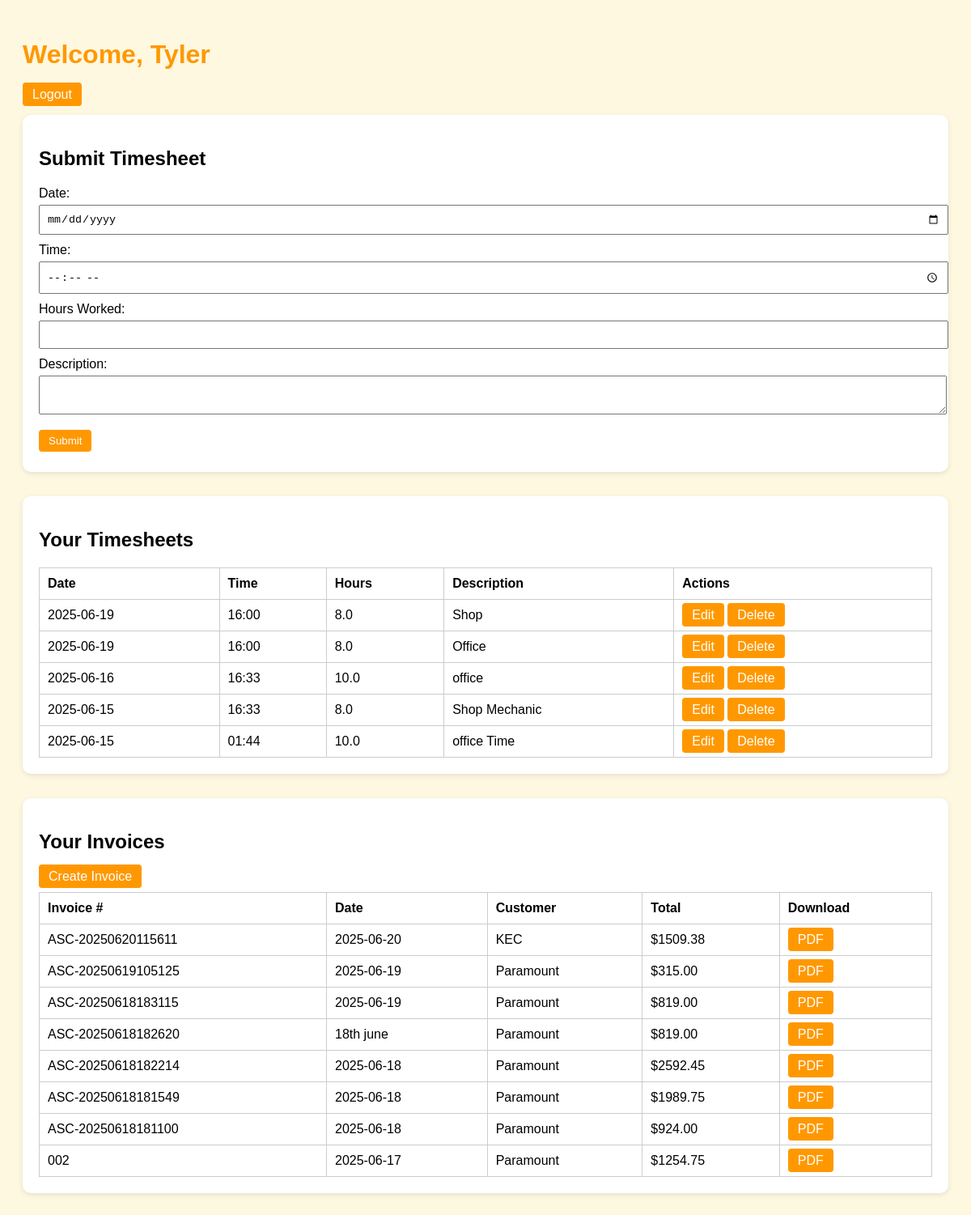
Before: /dashboard (signed in) with the older database file.
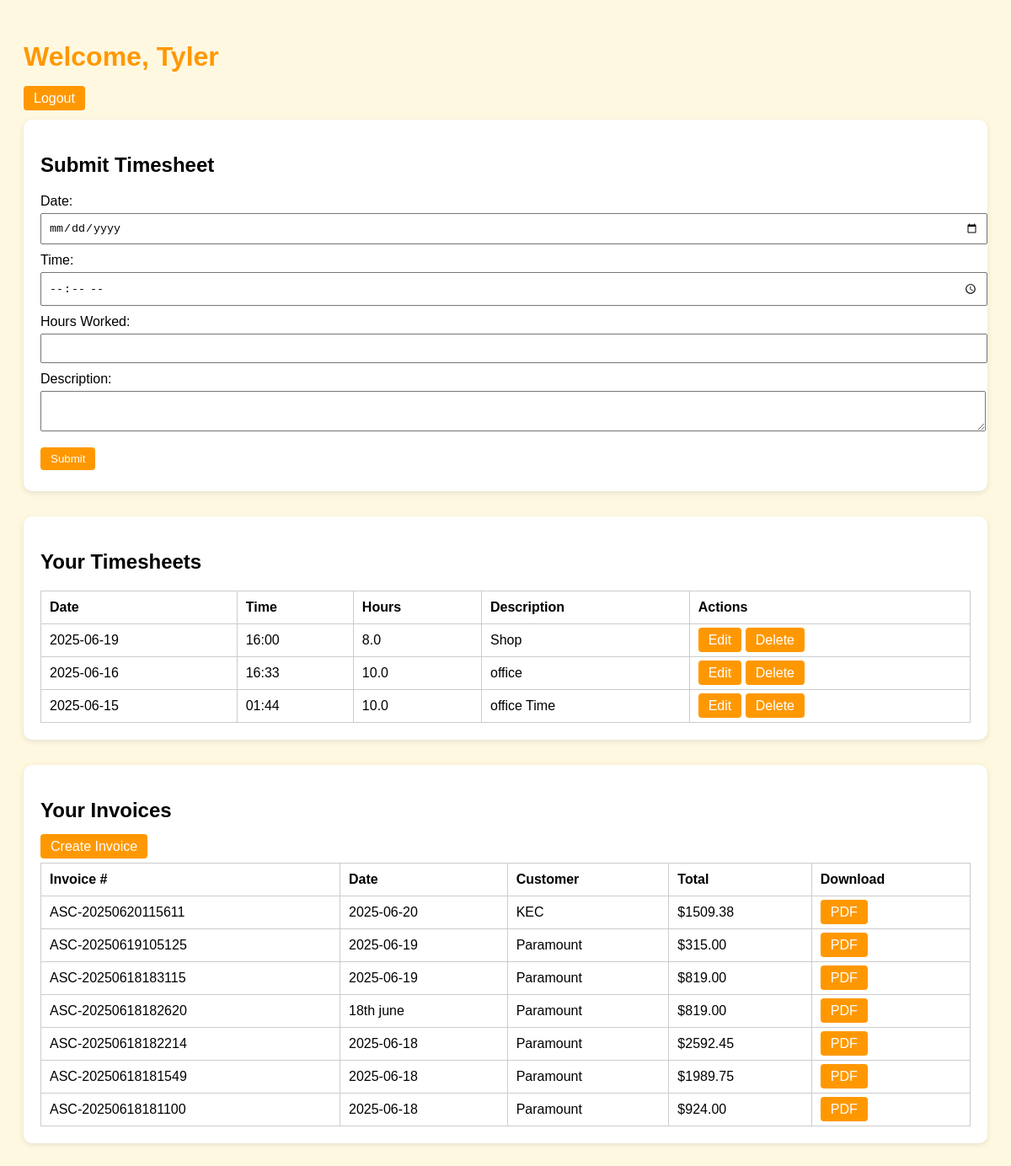
After: the same page with the newer database file.
### tables this page shows
CREATE TABLE timesheets (
        id INTEGER PRIMARY KEY AUTOINCREMENT,
        username TEXT,
        date TEXT,
        time TEXT,
        hours_worked REAL,
        description TEXT
    );

CREATE TABLE invoices (
        id INTEGER PRIMARY KEY AUTOINCREMENT,
        username TEXT,
        invoice_number TEXT,
        date TEXT,
        customer TEXT,
        location TEXT,
        po TEXT,
        afe TEXT,
        customer_rep TEXT,
        safety_rep TEXT,
        subtotal REAL,
        gst REAL,
        total REAL,
        line_items TEXT,
        notes TEXT,
        signature TEXT
    , status TEXT DEFAULT 'Pending');

### app.py (the view)
@app.route('/dashboard')
def dashboard():
    if 'user' not in session:
        return redirect(url_for('index'))
    conn = sqlite3.connect(DB_PATH)
    c = conn.cursor()
    if session['role'] == 'admin':
        search_user = request.args.get('search_user', '').strip()
        c.execute("SELECT username, role FROM users")
        users = c.fetchall()
        if search_user:
            c.execute("SELECT id, username, date, time, hours_worked, description FROM timesheets WHERE username=? ORDER BY date DESC", (search_user,))
            timesheet_rows = c.fetchall()
            c.execute("SELECT * FROM invoices WHERE username=? ORDER BY id DESC", (search_user,))
            invoice_rows = c.fetchall()
        else:
            c.execute("SELECT id, username, date, time, hours_worked, description FROM timesheets ORDER BY username, date DESC")
            timesheet_rows = c.fetchall()
            c.execute("SELECT * FROM invoices ORDER BY id DESC")
            invoice_rows = c.fetchall()
        timesheets = {}
        for row in timesheet_rows:
            timesheets.setdefault(row[1], []).append(row)
        invoices = invoice_rows
        conn.close()
        return render_template('admin_dashboard.html', users=users, timesheets=timesheets, invoices=invoices)
    else:
        c.execute("SELECT id, date, time, hours_worked, description FROM timesheets WHERE username=? ORDER BY date DESC", (session['user'],))
        entries = c.fetchall()
        c.execute("SELECT * FROM invoices WHERE username=? ORDER BY id DESC", (session['user'],))
        invoices = c.fetchall()
        conn.close()
        return render_template('user_dashboard.html', username=session['user'], entries=entries, invoices=invoices)

### templates/user_dashboard.html (shortened to what this page needs)
<!DOCTYPE html>
<html lang="en">
<head>
</head>
<body>
  <h1>Welcome, {{ username }}</h1>
  <p><a class="btn" href="{{ url_for('logout') }}">Logout</a></p>
  <section>
    <h2>Submit Timesheet</h2>
    <form action="{{ url_for('submit') }}" method="post">
      <label>Date:</label>
      <input type="date" name="date">
      <label>Time:</label>
      <input type="time" name="time">
      <label>Hours Worked:</label>
      <input type="number" name="hours" step="0.1" required>
      <label>Description:</label>
      <textarea name="description" required></textarea>
      <button class="btn" type="submit">Submit</button>
    </form>
  </section>
  <section>
    <h2>Your Timesheets</h2>
    <table>
      <tr><th>Date</th><th>Time</th><th>Hours</th><th>Description</th><th>Actions</th></tr>
      {% for entry in entries %}
      <tr>
        <td>{{ entry[1] }}</td>
        <td>{{ entry[2] }}</td>
        <td>{{ entry[3] }}</td>
        <td>{{ entry[4] }}</td>
        <td>
          <a class="btn" href="{{ url_for('edit_timesheet', entry_id=entry[0]) }}">Edit</a>
          <a class="btn" href="{{ url_for('delete_timesheet', entry_id=entry[0]) }}">Delete</a>
        </td>
      </tr>
      {% endfor %}
    </table>
  </section>
  <section>
    <h2>Your Invoices</h2>
    <a class="btn" href="{{ url_for('create_invoice') }}">Create Invoice</a>
    <table>
      <tr><th>Invoice #</th><th>Date</th><th>Customer</th><th>Total</th><th>Download</th></tr>
      {% for invoice in invoices %}
      <tr>
        <td>{{ invoice[2] }}</td>
        <td>{{ invoice[3] }}</td>
        <td>{{ invoice[4] }}</td>
        <td>${{ '%.2f'|format(invoice[12]) }}</td>
        <td>
          <a class="btn" href="{{ url_for('download_invoice', invoice_id=invoice[0]) }}">PDF</a>
        </td>
      </tr>
      {% endfor %}
    </table>
  </section>
</body>
</html>

Changed rows visible on the page:
removed timesheets: date "2025-06-19", time "16:00", hours_worked "8.0", description "Office"
removed timesheets: date "2025-06-15", time "16:33", hours_worked "8.0", description "Shop Mechanic"
removed invoices: invoice_number "002", date "2025-06-17", customer "Paramount", total "1254.75"
